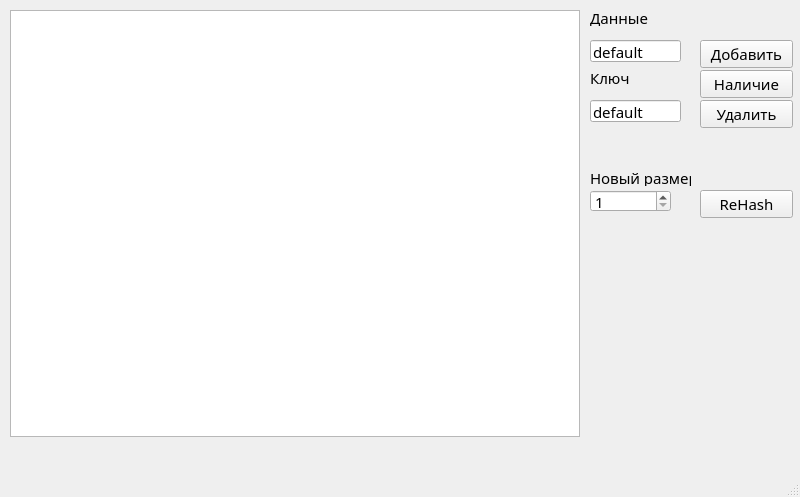
<?xml version="1.0" encoding="UTF-8"?>
<ui version="4.0">
 <class>MainWindow</class>
 <widget class="QMainWindow" name="MainWindow">
  <property name="geometry">
   <rect>
    <x>0</x>
    <y>0</y>
    <width>800</width>
    <height>497</height>
   </rect>
  </property>
  <property name="windowTitle">
   <string>MainWindow</string>
  </property>
  <widget class="QWidget" name="centralwidget">
   <widget class="QPushButton" name="do_2">
    <property name="geometry">
     <rect>
      <x>700</x>
      <y>40</y>
      <width>93</width>
      <height>28</height>
     </rect>
    </property>
    <property name="font">
     <font>
      <family>DIN Pro Cond Medium</family>
      <pointsize>11</pointsize>
     </font>
    </property>
    <property name="text">
     <string>Добавить</string>
    </property>
   </widget>
   <widget class="QTextBrowser" name="display">
    <property name="geometry">
     <rect>
      <x>10</x>
      <y>10</y>
      <width>570</width>
      <height>427</height>
     </rect>
    </property>
    <property name="font">
     <font>
      <family>DIN Pro Cond Medium</family>
      <pointsize>11</pointsize>
     </font>
    </property>
   </widget>
   <widget class="QLineEdit" name="lineEdit">
    <property name="geometry">
     <rect>
      <x>590</x>
      <y>100</y>
      <width>91</width>
      <height>22</height>
     </rect>
    </property>
    <property name="font">
     <font>
      <family>DIN Pro Cond Medium</family>
      <pointsize>11</pointsize>
     </font>
    </property>
    <property name="text">
     <string>default</string>
    </property>
    <property name="maxLength">
     <number>12</number>
    </property>
   </widget>
   <widget class="QLabel" name="label_2">
    <property name="geometry">
     <rect>
      <x>590</x>
      <y>10</y>
      <width>71</width>
      <height>16</height>
     </rect>
    </property>
    <property name="font">
     <font>
      <family>DIN Pro Cond Medium</family>
      <pointsize>11</pointsize>
     </font>
    </property>
    <property name="text">
     <string>Данные</string>
    </property>
   </widget>
   <widget class="QLabel" name="label_3">
    <property name="geometry">
     <rect>
      <x>590</x>
      <y>70</y>
      <width>71</width>
      <height>16</height>
     </rect>
    </property>
    <property name="font">
     <font>
      <family>DIN Pro Cond Medium</family>
      <pointsize>11</pointsize>
     </font>
    </property>
    <property name="text">
     <string>Ключ</string>
    </property>
   </widget>
   <widget class="QLineEdit" name="lineEdit_2">
    <property name="geometry">
     <rect>
      <x>590</x>
      <y>40</y>
      <width>91</width>
      <height>22</height>
     </rect>
    </property>
    <property name="font">
     <font>
      <family>DIN Pro Cond Medium</family>
      <pointsize>11</pointsize>
     </font>
    </property>
    <property name="text">
     <string>default</string>
    </property>
    <property name="maxLength">
     <number>12</number>
    </property>
   </widget>
   <widget class="QPushButton" name="do_3">
    <property name="geometry">
     <rect>
      <x>700</x>
      <y>100</y>
      <width>93</width>
      <height>28</height>
     </rect>
    </property>
    <property name="font">
     <font>
      <family>DIN Pro Cond Medium</family>
      <pointsize>11</pointsize>
     </font>
    </property>
    <property name="text">
     <string>Удалить</string>
    </property>
   </widget>
   <widget class="QPushButton" name="do_4">
    <property name="geometry">
     <rect>
      <x>700</x>
      <y>70</y>
      <width>93</width>
      <height>28</height>
     </rect>
    </property>
    <property name="font">
     <font>
      <family>DIN Pro Cond Medium</family>
      <pointsize>11</pointsize>
     </font>
    </property>
    <property name="text">
     <string>Наличие</string>
    </property>
   </widget>
   <widget class="QPushButton" name="do_5">
    <property name="geometry">
     <rect>
      <x>700</x>
      <y>190</y>
      <width>93</width>
      <height>28</height>
     </rect>
    </property>
    <property name="font">
     <font>
      <family>DIN Pro Cond Medium</family>
      <pointsize>11</pointsize>
     </font>
    </property>
    <property name="text">
     <string>ReHash</string>
    </property>
   </widget>
   <widget class="QSpinBox" name="spinBox">
    <property name="geometry">
     <rect>
      <x>590</x>
      <y>190</y>
      <width>81</width>
      <height>22</height>
     </rect>
    </property>
    <property name="font">
     <font>
      <family>DIN Pro Cond Medium</family>
      <pointsize>11</pointsize>
     </font>
    </property>
    <property name="minimum">
     <number>1</number>
    </property>
   </widget>
   <widget class="QLabel" name="label">
    <property name="geometry">
     <rect>
      <x>590</x>
      <y>170</y>
      <width>101</width>
      <height>16</height>
     </rect>
    </property>
    <property name="font">
     <font>
      <family>DIN Pro Cond Medium</family>
      <pointsize>11</pointsize>
     </font>
    </property>
    <property name="text">
     <string>Новый размер</string>
    </property>
   </widget>
  </widget>
  <widget class="QMenuBar" name="menubar">
   <property name="geometry">
    <rect>
     <x>0</x>
     <y>0</y>
     <width>800</width>
     <height>26</height>
    </rect>
   </property>
  </widget>
  <widget class="QStatusBar" name="statusbar"/>
 </widget>
 <resources/>
 <connections/>
</ui>
